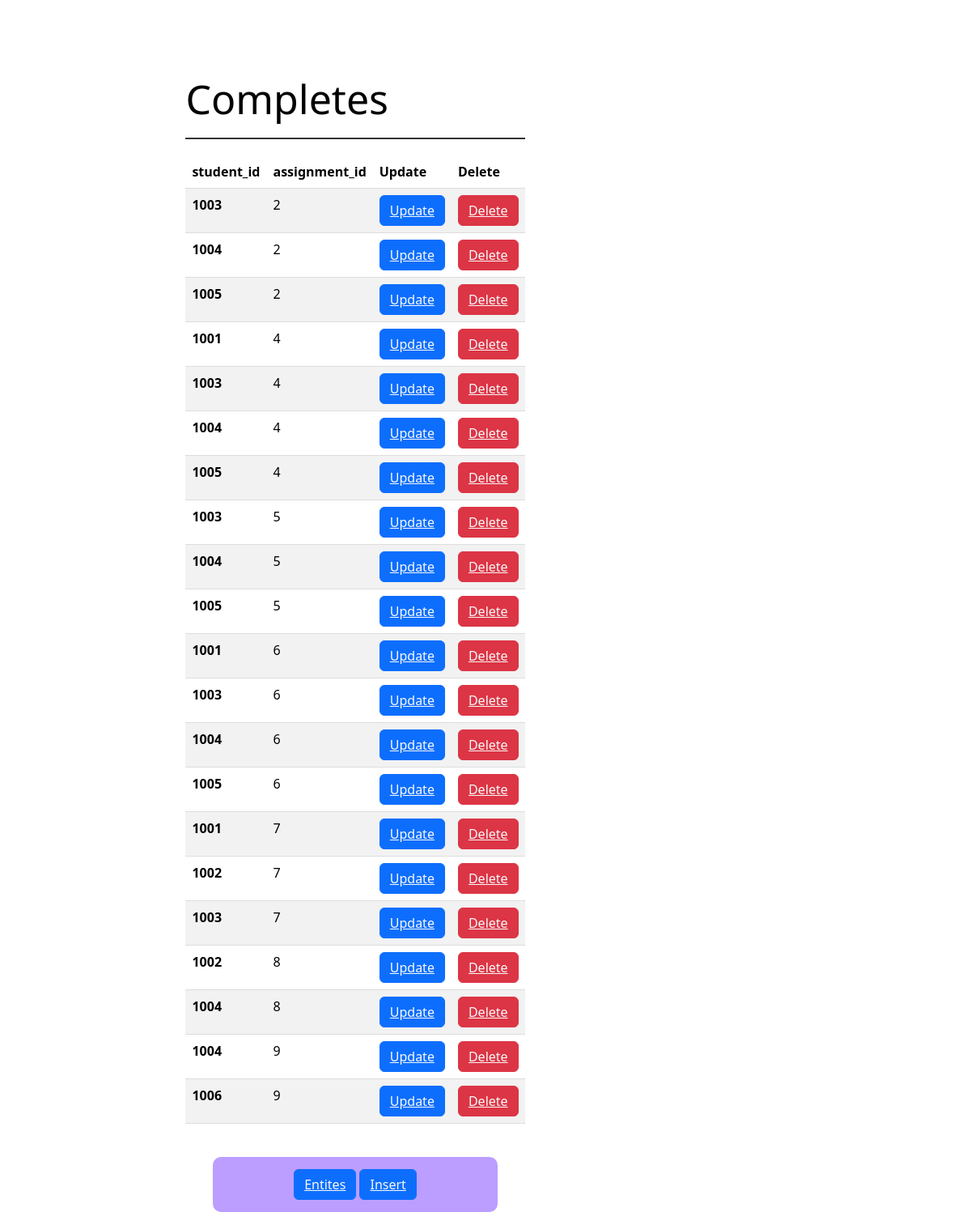
Screenshot of /dcompletes.php with the database file from the repository.
### tables this page shows
CREATE TABLE `completes` (
  `student_id` int(11) NOT NULL,
  `assign_id` int(11) NOT NULL
);

### dcompletes.php (the view, shortened to what this page needs)
<?php
include 'connect.php';?>
<!DOCTYPE html>
<html lang="en">
<head>
    <link href="https://cdn.jsdelivr.net/npm/bootstrap@5.3.2/dist/css/bootstrap.min.css" rel="stylesheet">
    <link rel="stylesheet" href="style1.css">
</head>
<body>
    <div class="x">
    <div class="container">
        <div class="x2">Completes</div>
        <table class="table table-striped">
            <thead>
                <tr>
                    <th scope="col">student_id</th>
                    <th scope="col">assignment_id</th>
                    <th scope="col">Update</th>
                    <th scope="col">Delete</th>
                </tr>
            </thead>
            <tbody>
            <?php
            $sql="select * from completes";
            $result=mysqli_query($con,$sql);
            if($result){
               while( $row=mysqli_fetch_array($result)){
                $studentid=$row['student_id'];
                $assignid=$row['assign_id'];
               echo ' <tr>
               <th scope="row">'.$studentid.'</th>
               <td>'.$assignid.'</td>
               <td>
               <button class="btn btn-primary"><a href="upcompletes.php?updateid[]='.$studentid.'&id[]='.$id1.'&id[]='.$id2.' & updateid[]='.$assignid.'"
               class="text-light" >Update</a></button></td><td>
               <button class="btn btn-danger" ><a href="zcompletes.php?deleteids[]='.$studentid.'&id[]='.$id1.'&id[]='.$id2.'&deleteids[]='.$assignid.'"
               class="text-light " >Delete</a></button></td>
           </tr>';
               }
            }
             ?>
            </tbody>
        </table>
    </div>
    <section>
        <div class="N">
        <button class="btn btn-primary "><a href="entity.php?id[]=<?php echo $id1; ?>&id[]=<?php echo $id2; ?>
" class="text-light">Entites</a></button>
        <button class="btn btn-primary "><a href="completes.php?id[]=<?php echo $id1; ?>&id[]=<?php echo $id2; ?>
" class="text-light">Insert</a></button>
    </div>
    </section>
    </div>
</body>
</html>

### style1.css (style rules this page uses)
body { display: flex; align-items: center; justify-content: center; min-height: 100vh; background-image: url(img3.webp); background-repeat: no-repeat; background-position: center; background-size: cover; margin: 0; }
.x { position: relative; top: 35px; right: 161px; background-color: transparent; display: flex; flex-direction: column; align-items: center; color: black; }
.container { background-color: rgba(255, 255, 255, 0.8); border-radius: 20px; backdrop-filter: blur(10px); padding: 20px; margin-top: 30px; background-color: transparent; backdrop-filter: blur(40px); }
.N { border-radius: 10px; backdrop-filter: blur(10px); padding-left: 100px; padding-right: 100px; padding-top:15px; padding-bottom:15px; margin-top: 5px; background-color:#bb9eff;; backdrop-filter: blur(70px); }
.x2 { font-size: 50px; margin-bottom: 20px; border-bottom: 2px solid #333; padding-bottom: 10px; background-color: transparent; backdrop-filter: blur(20px); }
table { width: 100%; border-collapse: collapse; margin-top: 20px; color: #333; }
th, td { padding: 12px; text-align: left; border-bottom: 1px solid #ddd; }
th { background-color: #f2f2f2; }

### rows the page displays
completes: student "1003", assign "2"
completes: student "1004", assign "2"
completes: student "1005", assign "2"
completes: student "1001", assign "4"
completes: student "1003", assign "4"
completes: student "1004", assign "4"
completes: student "1005", assign "4"
completes: student "1003", assign "5"
completes: student "1004", assign "5"
completes: student "1005", assign "5"
completes: student "1001", assign "6"
completes: student "1003", assign "6"
completes: student "1004", assign "6"
completes: student "1005", assign "6"
completes: student "1001", assign "7"
completes: student "1002", assign "7"
completes: student "1003", assign "7"
completes: student "1002", assign "8"
completes: student "1004", assign "8"
completes: student "1004", assign "9"
completes: student "1006", assign "9"
